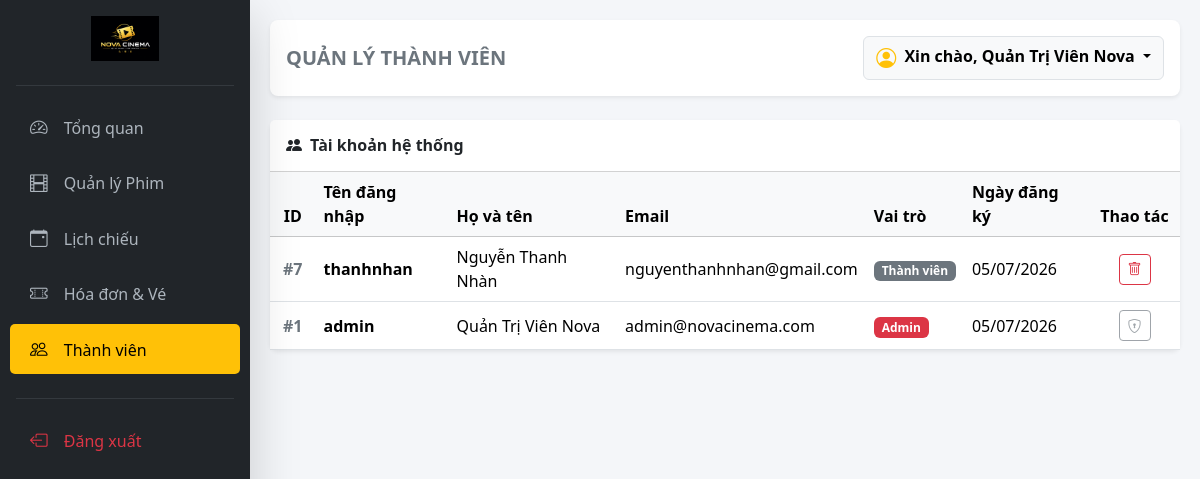
/admin/members.php (signed in), run on the app's committed database.
### tables this page shows
CREATE TABLE `users` (
  `id` int(11) NOT NULL,
  `username` varchar(50) NOT NULL,
  `password` varchar(255) NOT NULL,
  `fullname` varchar(100) NOT NULL,
  `email` varchar(100) NOT NULL,
  `phone` varchar(15) NOT NULL,
  `role` tinyint(4) DEFAULT 0,
  `created_at` datetime DEFAULT current_timestamp()
);

### admin/members.php (the view, shortened to what this page needs)
<?php
require_once '../db_connect.php';
$admin_name = isset($_SESSION['fullname']) ? $_SESSION['fullname'] : 'Admin';
try {
    $sql = "SELECT id, username, fullname, email, role, created_at FROM users ORDER BY id DESC";
    $stmt = $conn->prepare($sql);
    $stmt->execute();
    $members = $stmt->fetchAll(PDO::FETCH_ASSOC);
} catch (PDOException $e) {
    $error_msg = "Lỗi tải dữ liệu: " . $e->getMessage();
    $members = [];
}
?>
<!DOCTYPE html>
<html lang="vi">
<head>
    <link href="https://cdn.jsdelivr.net/npm/bootstrap@5.3.7/dist/css/bootstrap.min.css" rel="stylesheet">
    <link rel="stylesheet" href="https://cdn.jsdelivr.net/npm/bootstrap-icons@1.11.1/font/bootstrap-icons.css">
</head>
<body>
    <div class="sidebar py-3 shadow-lg">
        <div class="text-center mb-4">
            <img src="../assets/images/logo_vip.png" alt="Logo" style="height: 45px;">
        </div>
        <hr class="text-secondary mx-3">
        <nav class="mt-3">
            <a href="dashboard.php"><i class="bi bi-speedometer2 nav-icon"></i> Tổng quan</a>
            <a href="movies.php"><i class="bi bi-film nav-icon"></i> Quản lý Phim</a>
            <a href="showtimes.php"><i class="bi bi-calendar-event nav-icon"></i> Lịch chiếu</a>
            <a href="bookings.php"><i class="bi bi-ticket-perforated nav-icon"></i> Hóa đơn & Vé</a>
            <a href="members.php" class="active"><i class="bi bi-people nav-icon"></i> Thành viên</a>
            <hr class="text-secondary mx-3 mt-4">
            <a href="../logout.php" class="text-danger mt-2"><i class="bi bi-box-arrow-left nav-icon"></i> Đăng xuất</a>
        </nav>
    </div>
    <div class="content-wrapper">
        <header class="d-flex justify-content-between align-items-center mb-4 bg-white p-3 shadow-sm rounded-3">
            <h5 class="mb-0 fw-bold text-secondary">QUẢN LÝ THÀNH VIÊN</h5>
            <div class="dropdown">
                <button class="btn btn-light dropdown-toggle fw-bold border" type="button" data-bs-toggle="dropdown">
                    <i class="bi bi-person-circle text-warning fs-5 align-middle me-1"></i> Xin chào, <?= htmlspecialchars($admin_name) ?>
                </button>
            </div>
        </header>
        <div class="card shadow-sm border-0 rounded-3">
            <div class="card-header bg-white py-3">
                <h6 class="mb-0 fw-bold"><i class="bi bi-people-fill me-2"></i>Tài khoản hệ thống</h6>
            </div>
            <div class="card-body p-0">
                <div class="table-responsive">
                    <table class="table table-hover align-middle mb-0">
                        <thead class="table-light">
                            <tr>
                                <th class="text-center" width="5%">ID</th>
                                <th>Tên đăng nhập</th>
                                <th>Họ và tên</th>
                                <th>Email</th>
                                <th>Vai trò</th>
                                <th>Ngày đăng ký</th>
                                <th class="text-center" width="10%">Thao tác</th>
                            </tr>
                        </thead>
                        <tbody>
                            <?php if (count($members) > 0): ?>
                                <?php foreach ($members as $user): ?>
                                    <tr>
                                        <td class="text-center fw-bold text-secondary">#<?= $user['id'] ?></td>
                                        <td class="fw-bold"><?= htmlspecialchars($user['username']) ?></td>
                                        <td><?= htmlspecialchars($user['fullname']) ?></td>
                                        <td><?= htmlspecialchars($user['email']) ?></td>
                                        <td>
                                            <?php if ($user['role'] == 1): ?>
                                                <span class="badge bg-danger">Admin</span>
                                            <?php else: ?>
                                                <span class="badge bg-secondary">Thành viên</span>
                                            <?php endif; ?>
                                        </td>
                                        <td><?= date('d/m/Y', strtotime($user['created_at'])) ?></td>
                                        <td class="text-center">
                                            <?php if ($user['id'] != $_SESSION['user_id']): ?>
                                                <a href="member_delete.php?id=<?= $user['id'] ?>" class="btn btn-sm btn-outline-danger" title="Xóa tài khoản" onclick="return confirm('Bạn có chắc chắn muốn xóa thành viên này không?');">
                                                    <i class="bi bi-trash"></i>
                                                </a>
                                            <?php else: ?>
                                                <button class="btn btn-sm btn-outline-secondary disabled" title="Không thể tự xóa mình"><i class="bi bi-shield-lock"></i></button>
                                            <?php endif; ?>
                                        </td>
                                    </tr>
                                <?php endforeach; ?>
                            <?php else: ?>
                                <tr>
                                    <td colspan="7" class="text-center py-4 text-muted">Chưa có thành viên nào.</td>
                                </tr>
                            <?php endif; ?>
                        </tbody>
                    </table>
                </div>
            </div>
        </div>
    </div>
</body>
</html>

### admin/members.php (style rules this page uses)
body { font-family: 'Segoe UI', Tahoma, Geneva, Verdana, sans-serif; background-color: #f4f6f9; overflow-x: hidden; }
.sidebar { min-height: 100vh; background-color: #212529; color: #fff; width: 250px; position: fixed; left: 0; top: 0; z-index: 100; }
.sidebar a { color: #adb5bd; text-decoration: none; padding: 12px 20px; display: block; border-radius: 5px; margin: 0 10px 5px 10px; transition: 0.2s; font-weight: 500; }
.sidebar a:hover, .sidebar a.active { color: #000; background-color: #ffc107; }
.sidebar .nav-icon { margin-right: 12px; font-size: 1.1rem; }
.content-wrapper { padding: 20px; margin-left: 250px; }

### data on the page
users: id "7", username "thanhnhan", fullname "Nguyễn Thanh Nhàn", email "nguyenthanhnhan@gmail.com", role "Thành viên", created_at "05/07/2026"
users: id "1", username "admin", fullname "Quản Trị Viên Nova", email "admin@novacinema.com", role "Admin", created_at "05/07/2026"

### other printed values
$admin_name "Quản Trị Viên Nova"
